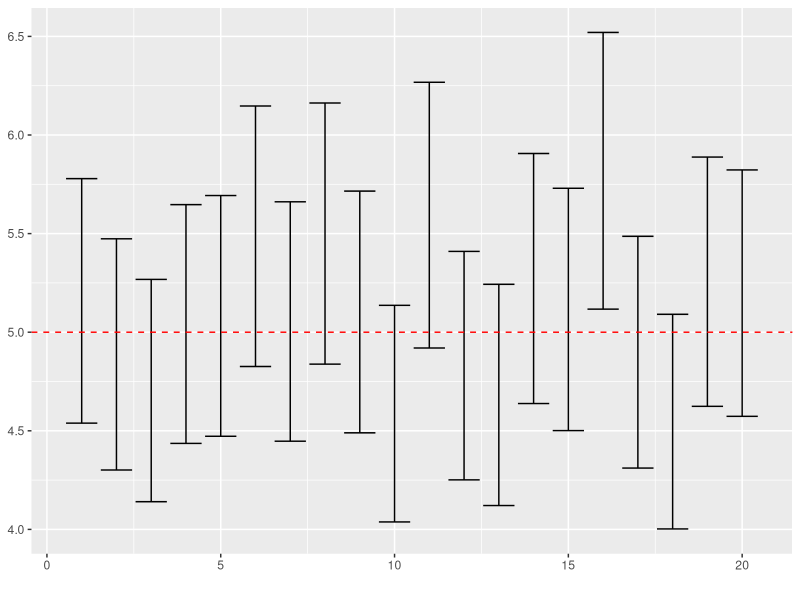
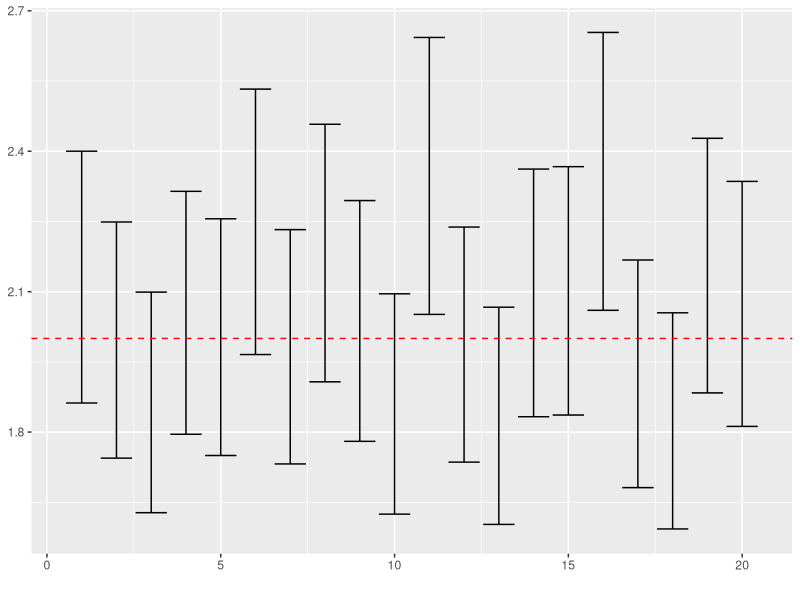
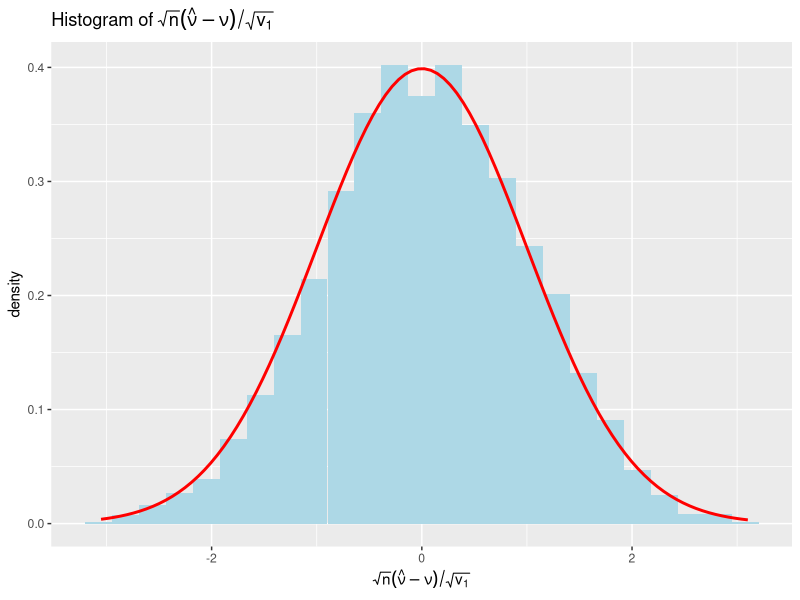
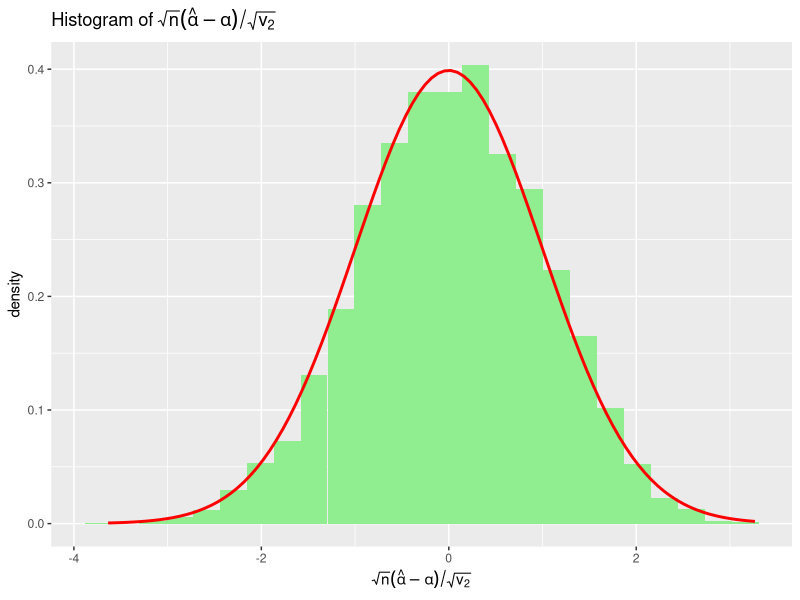

Write R code to recreate these figures, in order.
### 最尤法によるガンマ分布のパラメータの区間推定
### 関数fitdistr()およびconfint()を利用
library(MASS) # パッケージのロード
set.seed(123) # 乱数の初期化
nu0 <- 5 # nuの真のパラメータ値
alpha0 <- 2 # alphaの真のパラメータ値
x <- rgamma(1000, shape = nu0, rate = alpha0)
## 関数fitdistr()によるガンマ分布のあてはめ
(fit <- fitdistr(x, "gamma"))  
## 信頼区間の計算
confint(fit) # 95%信頼区間
confint(fit, level = 0.99) # 99%信頼区間
## モンテカルロ・シミュレーションによる検証
## n個のガンマ乱数から標本平均・標準偏差と平均の100p%信頼区間の
## 上端・下端を計算する関数の作成
myest <- function(n, shape, rate, p = 0.95){
  
  x <- rgamma(n, shape, rate) # ガンマ乱数の生成
  fit <- fitdistr(x, "gamma") # 最尤推定
  est <- fit$estimate # 最尤推定量
  se <- fit$sd # 標準誤差
  ci <- confint(fit, level = p) # 信頼区間
  ## 出力に余計な情報が残らないようにベクトルの名前を消しておく
  names(est) <- NULL
  names(se) <- NULL
  
  return(c(nu = est[1], alpha = est[2], se1 = se[1], se2 = se[2],
           li1 = ci[1,1], ui1 = ci[1,2], li2 = ci[2,1], ui2 = ci[2,2]))
}
## シミュレーションの実行
n <- 500 # サンプル数
MC <- 5000 # シミュレーション回数
set.seed(123) # 乱数の初期化
result <- replicate(MC, myest(n, nu0, alpha0)) # MC回実験
## 真のパラメーターが95%信頼区間に含まれている割合が約95%であることの確認
length(which(nu0 <= result["ui1", ] & nu0 >= result["li1", ]))/MC
length(which(alpha0 <= result["ui2", ] & alpha0 >= result["li2", ]))/MC
## はじめの20個の信頼区間の可視化(geom_errorbarを使用)
library(ggplot2)
## νの最尤推定量
ggplot() + 
  geom_errorbar(aes(x = 1:20, # x軸はただの番号
                    ymin = result["li1",1:20], # 信頼区間の下端
                    ymax = result["ui1",1:20]) # 信頼区間の上端
  ) +
  geom_hline(yintercept = nu0, # 真のパラメータを水平線で追加
             color = "red", lty = "dashed") +
  labs(x = "")
## αの最尤推定量
ggplot() + 
  geom_errorbar(aes(x = 1:20, # x軸はただの番号
                    ymin = result["li2",1:20], # 信頼区間の下端
                    ymax = result["ui2",1:20]) # 信頼区間の上端
  ) +
  geom_hline(yintercept = alpha0, # 真のパラメータを水平線で追加
             color = "red", lty = "dashed") +
  labs(x = "")
## 漸近正規性の確認
## νの最尤推定量
z.nu <- (result["nu", ] - nu0)/result["se1", ]
ggplot() +
  geom_histogram(aes(z.nu, after_stat(density)), bins = 25,
                 fill = "lightblue") +
  stat_function(fun = dnorm, color = "red", linewidth = 1) +
  labs(x = expression(sqrt(n)*(hat(nu)-nu)/sqrt(v[1])),
       title = expression(paste("Histogram of ", sqrt(n)*(hat(nu)-nu)/sqrt(v[1]))))
## αの最尤推定量
z.alpha <- (result["alpha", ] - alpha0)/result["se2", ]
ggplot() +
  geom_histogram(aes(z.alpha, after_stat(density)), bins = 25,
                 fill = "lightgreen") +
  stat_function(fun = dnorm, color = "red", linewidth = 1) +
  labs(x = expression(sqrt(n)*(hat(alpha)-alpha)/sqrt(v[2])),
       title = expression(paste("Histogram of ", sqrt(n)*(hat(alpha)-alpha)/sqrt(v[2]))))
